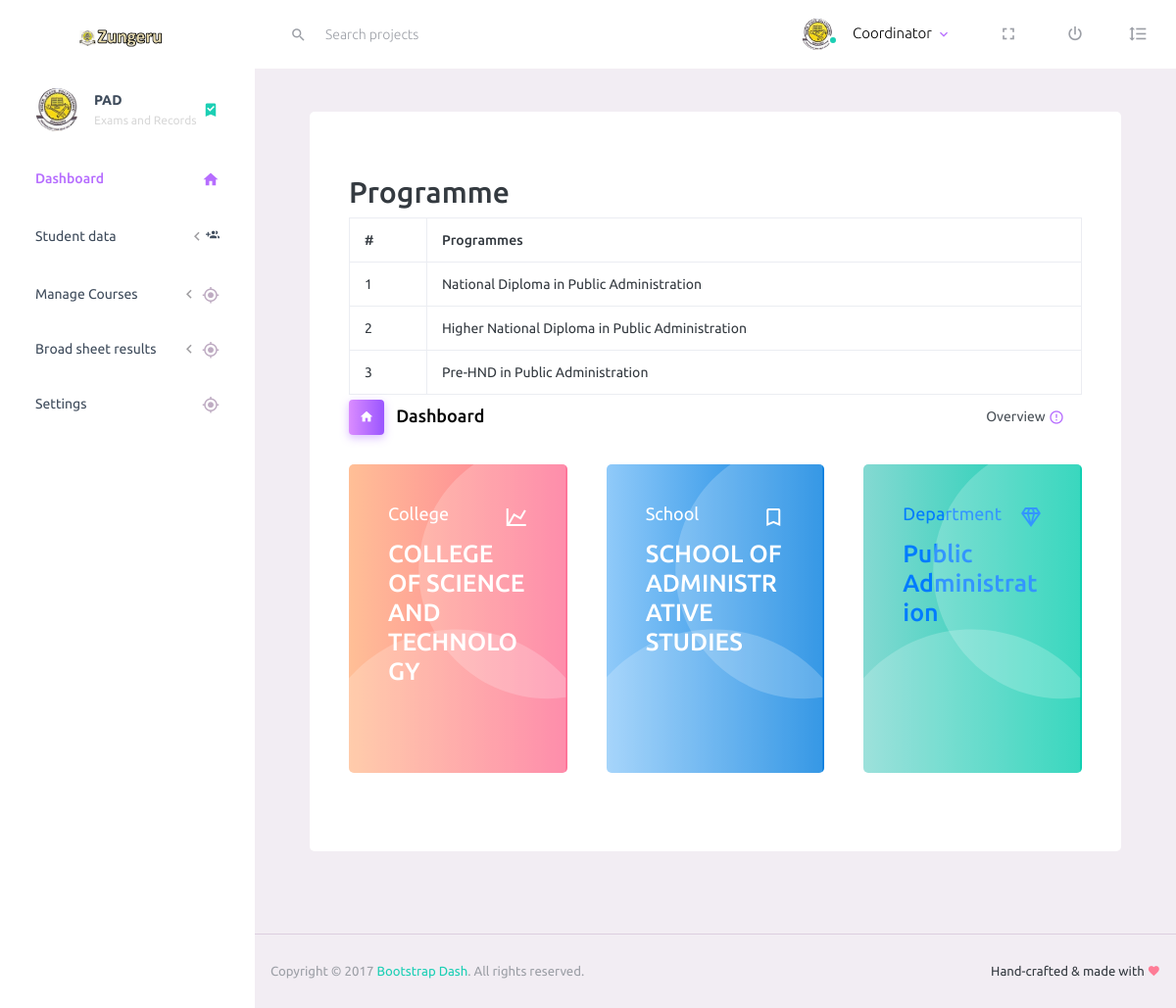
The app's page /RCS/RMSZ/exams_records.php?dashdept (signed in) with its own data.
### tables this page shows
CREATE TABLE `programmes` (
  `prog_id` int(11) NOT NULL AUTO_INCREMENT,
  `programme` varchar(255) NOT NULL,
  `dept_id` int(11) NOT NULL,
  PRIMARY KEY (`prog_id`),
  UNIQUE KEY `dep` (`programme`)
);

### RCS/RMSZ/exams_records.php (the view, shortened to what this page needs)
<!DOCTYPE html>
<html lang="en">
<head>
  <link rel="stylesheet" href="../../vendors/iconfonts/mdi/css/materialdesignicons.min.css">
  <link rel="stylesheet" href="../../vendors/css/vendor.bundle.base.css">
  <link rel="stylesheet" href="../../css/style.css">
</head>
<body>
  <div class="container-scroller">
    <nav class="navbar default-layout-navbar col-lg-12 col-12 p-0 fixed-top d-flex flex-row">
      <div class="text-center navbar-brand-wrapper d-flex align-items-center justify-content-center">
        <a class="navbar-brand brand-logo" href="../../index.html"><img src="../../imagess/logo.svg" alt="logo"/></a>
      </div>
      <div class="navbar-menu-wrapper d-flex align-items-stretch">
        <div class="search-field d-none d-md-block">
          <form class="d-flex align-items-center h-100" action="#">
            <div class="input-group">
              <div class="input-group-prepend bg-transparent">
                  <i class="input-group-text border-0 mdi mdi-magnify"></i>
              </div>
              <input type="text" class="form-control bg-transparent border-0" placeholder="Search projects">
            </div>
          </form>
        </div>
        <ul class="navbar-nav navbar-nav-right">
          <li class="nav-item nav-profile dropdown">
            <a class="nav-link dropdown-toggle" id="profileDropdown" href="#" data-toggle="dropdown" aria-expanded="false">
              <div class="nav-profile-img">
                <img src="../../imagess/faces/face1.jpg" alt="image">
                <span class="availability-status online"></span>
              </div>
              <div class="nav-profile-text">
              <p class="mb-1 text-black">
                  <?php
if(@$_SESSION['MM_Usernames'] == True){
  echo $_SESSION['MM_Usernames'];
}
?></p>
              </div>
            </a>
          </li>
          <li class="nav-item d-none d-lg-block full-screen-link">
            <a class="nav-link">
              <i class="mdi mdi-fullscreen" id="fullscreen-button"></i>
            </a>
          </li>
          <li class="nav-item nav-logout d-none d-lg-block">
            <a class="nav-link" href="logout.php">
              <i class="mdi mdi-power"></i>
            </a>
          </li>
          <li class="nav-item nav-settings d-none d-lg-block">
            <a class="nav-link" href="#">
              <i class="mdi mdi-format-line-spacing"></i>
            </a>
          </li>
        </ul>
      </div>
    </nav>
    <div class="container-fluid page-body-wrapper">
     <?php require_once('newmenus_exams.php');?>
      <div class="main-panel">
        <div class="content-wrapper">
        <div class="col-lg-12 grid-margin stretch-card">
              <div class="card">
                <div class="card-body">
            <?php
                include('menus.php');
                ?>
  <?php   if(isset($_GET['dashdept']))
        {
          ?>
            <h2>Programme</h2>
            <table  class="table table-bordered">
            <thead>
            <tr>
            <th>#</th>
            <th>Programmes</th>
            </tr>
            </thead>
            <tbody>
            <?php $i = 0;
            while($prgasc = mysqli_fetch_assoc($prgqry))
            {
                $i++;
                ?>
                <tr>
                <td><?php echo $i;?></td>
                <td><?php echo $prgasc['programme'];?></td>
                </tr>
                <?php
            }
            ?>
            </table>
 <?php }
    ?>
       <div class="page-header">
            <h3 class="page-title">
              <span class="page-title-icon bg-gradient-primary text-white mr-2">
                <i class="mdi mdi-home"></i>
              </span>
              Dashboard
            </h3>
            <nav aria-label="breadcrumb">
              <ul class="breadcrumb">
                <li class="breadcrumb-item active" aria-current="page">
                  <span></span>Overview
                  <i class="mdi mdi-alert-circle-outline icon-sm text-primary align-middle"></i>
                </li>
              </ul>
            </nav>
          </div>
          <div class="row">
            <div class="col-md-4 stretch-card grid-margin">
              <div class="card bg-gradient-danger card-img-holder text-white">
                <div class="card-body">
                  <img src="../../imagess/dashboard/circle.svg" class="card-img-absolute" alt="circle-image"/>
                  <h4 class="font-weight-normal mb-3">College
                  </h4>
                  <h3 class="mb-5"><?php echo $coleg['college'];?></h3>
                </div>
              </div>
            </div>
            <div class="col-md-4 stretch-card grid-margin">
              <div class="card bg-gradient-info card-img-holder text-white">
                <div class="card-body">
                  <img src="../../imagess/dashboard/circle.svg" class="card-img-absolute" alt="circle-image"/>
                  <h4 class="font-weight-normal mb-3">School
                  </h4>
                  <h3 class="mb-5"><?php echo $schl['school'];?></h3>
                </div>
              </div>
            </div>
            <div class="col-md-4 stretch-card grid-margin">
              <div class="card bg-gradient-success card-img-holder text-white">
                <div class="card-body">
                <a href="exams_records.php?dashdept">  <img src="../../imagess/dashboard/circle.svg" class="card-img-absolute" alt="circle-image"/>
                  <h4 class="font-weight-normal mb-3">Department
                  </h4>
                  <h3 class="mb-5"><?php echo $depts['name'];?></h3>
                  </a>
                </div>
              </div>
            </div>
          </div>
       </div>
    </div>
</div>
        </div>
        <footer class="footer">
          <div class="d-sm-flex justify-content-center justify-content-sm-between">
            <span class="text-muted text-center text-sm-left d-block d-sm-inline-block">Copyright © 2017 <a href="https://www.bootstrapdash.com/" target="_blank">Bootstrap Dash</a>. All rights reserved.</span>
            <span class="float-none float-sm-right d-block mt-1 mt-sm-0 text-center">Hand-crafted & made with <i class="mdi mdi-heart text-danger"></i></span>
          </div>
        </footer>
      </div>
    </div>
  </div>
</body>
</html>

### records on screen
programmes: programme "National Diploma in Public Administration"
programmes: programme "Higher National Diploma in Public Administration"
programmes: programme "Pre-HND in Public Administration"

### other values on screen
$_SESSION['MM_Usernames'] "Coordinator"
$departmentcode "PAD"
